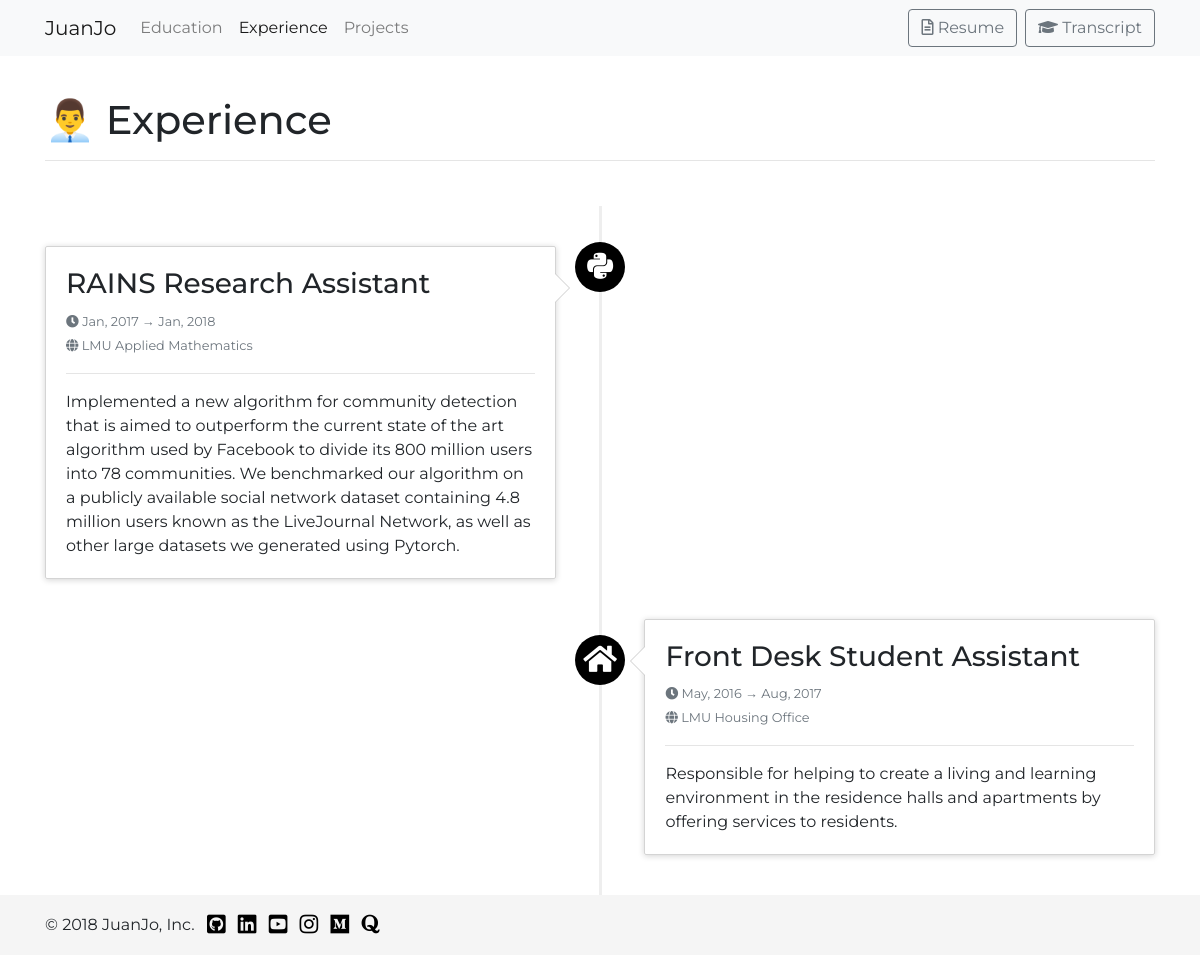
The app's page /experience, older data.
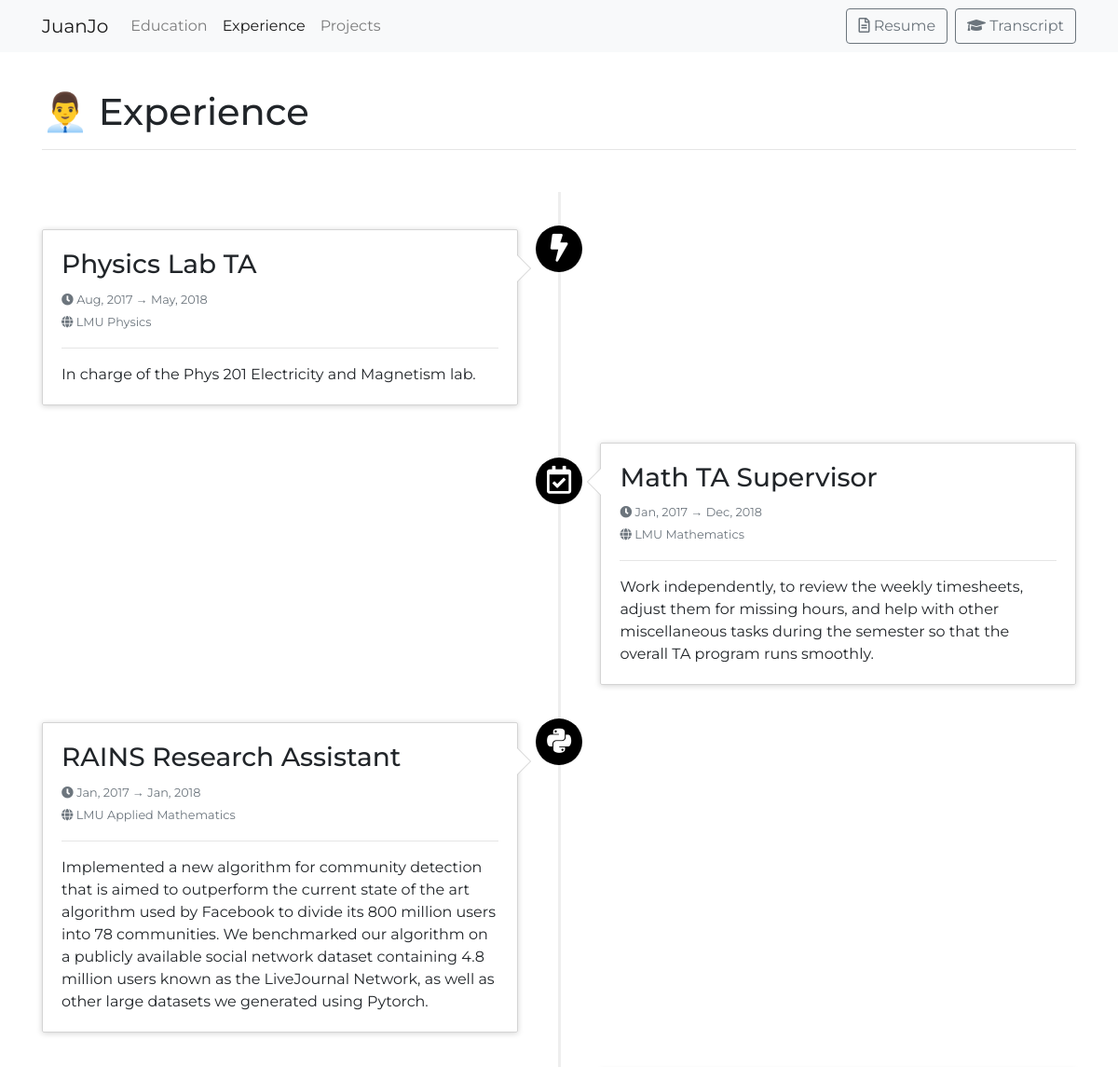
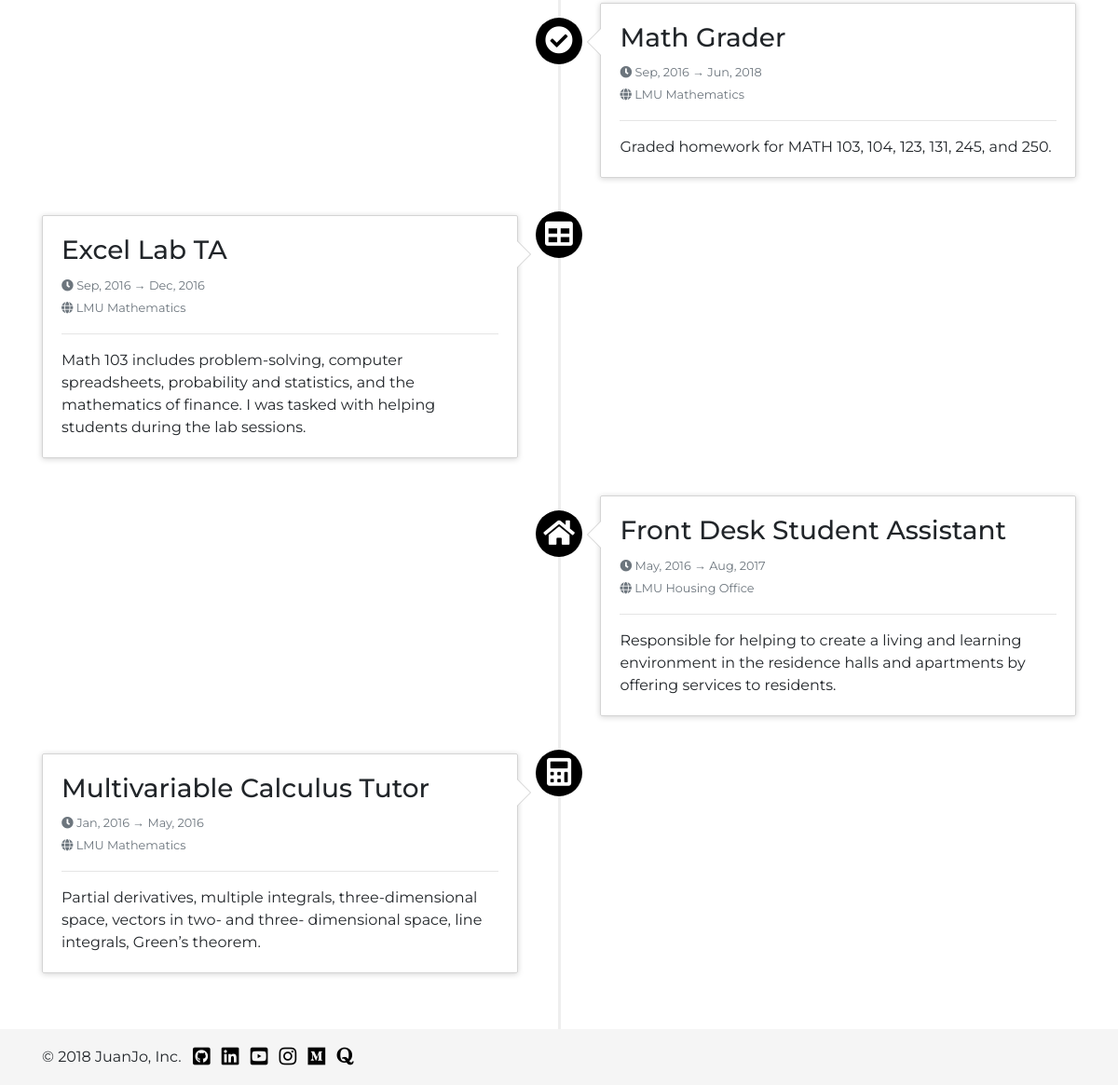
The same page, newer data (2 pictures, top to bottom).
### portfolio/models.py (models this page shows, shortened)
class Experience(models.Model):
    title = models.CharField(max_length=32)
    content = models.TextField()
    from_date = models.DateField()
    to_date = models.DateField()
    location = models.CharField(max_length=32)
    icon = models.CharField(max_length=32, default="fas fa-sun")

### portfolio/views.py (the view)
# urls.py: path("experience", views.experience, name='experience'),
def experience(request):
    context = {
        "experiences": Experience.objects.order_by('from_date').reverse(),
        "nbar": "experience"
    }
    return render(request, "portfolio/experience.html", context)

### portfolio/templates/portfolio/experience.html
{% extends "portfolio/navbar.html" %}
{% block title %}👨‍💼 Experience{% endblock %}
{% block content %}
    <ul class="timeline">
    {% for experience in experiences %}
      <li class="timeline{% if forloop.counter|divisibleby:2 %}-inverted{% endif %}">
        <div class="timeline-badge primary"><i class="{{ experience.icon }} fa-lg"></i></div>
        <div class="timeline-panel">
            <div class="timeline-heading">
              <h3 class="timeline-title">{{ experience.title }}</h3>
              <p>
                <small class="text-muted"><i class="fas fa-clock"></i> {{ experience.from_date|date:'M, Y' }} → {{ experience.to_date|date:'M, Y' }}</small><br>
                <small class="text-muted"><i class="fas fa-globe"></i> {{ experience.location }} </small>
              </p>
              <hr>
            </div>
            <div class="timeline-body">
              <p>{{ experience.content }}</p>
            </div>
        </div>
    </li>
    {% endfor %}
  </ul>
{% endblock %}

Row changes from the older to the newer data that the page shows:
added Experience: title "Physics Lab TA", from_date "Aug, 2017", to_date "May, 2018", location "LMU Physics", content "In charge of the Phys 201 Electricity and Magnetism lab."
added Experience: title "Math TA Supervisor", from_date "Jan, 2017", to_date "Dec, 2018", location "LMU Mathematics", content "Work independently, to review the weekly timesheets, adjust them for missing hours, and help with other miscellaneous tasks during the semester so that the overall TA program runs smoothly."
added Experience: title "Math Grader", from_date "Sep, 2016", to_date "Jun, 2018", location "LMU Mathematics", content "Graded homework for MATH 103, 104, 123, 131, 245, and 250."
added Experience: title "Excel Lab TA", from_date "Sep, 2016", to_date "Dec, 2016", location "LMU Mathematics", content "Math 103 includes problem-solving, computer spreadsheets, probability and statistics, and the mathematics of finance. I was tasked with helping students during the lab sessions."
added Experience: title "Multivariable Calculus Tutor", from_date "Jan, 2016", to_date "May, 2016", location "LMU Mathematics", content "Partial derivatives, multiple integrals, three-dimensional space, vectors in two- and three- dimensional space, line integrals, Green’s theorem."
